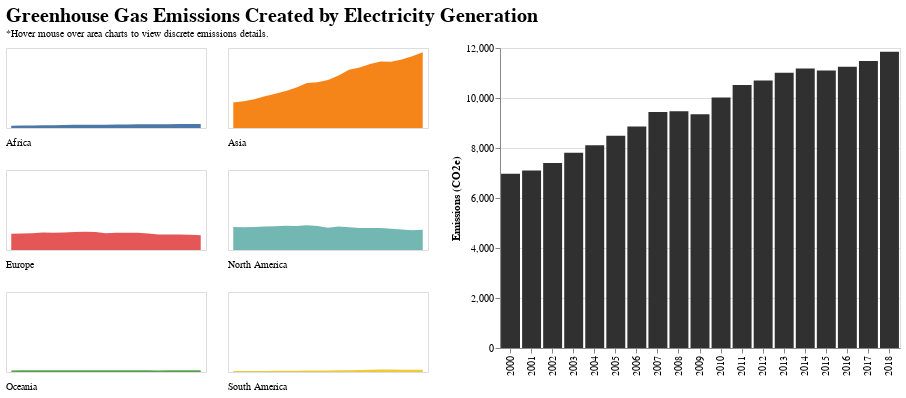

Notebook code cell kept with this figure:
### Code cell
# Create GHGs visualization

# Continent selector
selection = alt.selection_multi(fields=['Continent'], on='mouseover')

# Faceted GHGs area charts
ghg_facet = alt.Chart(ghg).mark_area(
    opacity=0.7,
).encode(
    x=alt.X('Year:N', title=None, axis=None),
    y=alt.Y('GHGs', title=None, axis=None),
    color=alt.Color('Continent:N', legend=None),
    opacity=alt.condition(selection, alt.value(1), alt.value(0.4)),
    facet=alt.Facet(
        'Continent:N',
        columns=2,
        title=None,
        header=alt.Header(labelOrient='bottom', labelAnchor='start')),
).properties(
    width=200,
    height=80,
).add_selection(selection)

# GHGs details bar chart
ghg_zoom = alt.Chart(ghg).mark_bar(color='#303030').encode(
    x=alt.X('Year:N', title=None),
    y=alt.Y('sum(GHGs):Q', title='Emissions (CO2e)'),
).properties(
    width=400,
    height=300,
).transform_filter(selection)

# Concatenating to create GHGs visualization
alt.concat(ghg_facet, ghg_zoom
).resolve_scale(color='independent',
).properties(title=alt.TitleParams(
    text='Greenhouse Gas Emissions Created by Electricity Generation',
    fontSize=20,
    subtitle='*Hover mouse over area charts to view discrete emissions details.',
    subtitleFontSize=10)
)

### Figure 1 — Vega-Lite specification as saved in the notebook (floating-point values rounded to 4 significant figures)
{"config": {"view": {"continuousWidth": 400, "continuousHeight": 300}}, "concat": [{"mark": {"type": "area", "opacity": 0.7}, "encoding": {"color": {"field": "Continent", "legend": null, "type": "nominal"}, "facet": {"columns": 2, "field": "Continent", "header": {"labelAnchor": "start", "labelOrient": "bottom"}, "title": null, "type": "nominal"}, "opacity": {"condition": {"value": 1, "selection": "selector013"}, "value": 0.4}, "x": {"axis": null, "field": "Year", "title": null, "type": "nominal"}, "y": {"axis": null, "field": "GHGs", "title": null, "type": "quantitative"}}, "height": 80, "selection": {"selector013": {"type": "multi", "fields": ["Continent"], "on": "mouseover"}}, "width": 200}, {"mark": {"type": "bar", "color": "#303030"}, "encoding": {"x": {"field": "Year", "title": null, "type": "nominal"}, "y": {"aggregate": "sum", "field": "GHGs", "title": "Emissions (CO2e)", "type": "quantitative"}}, "height": 300, "transform": [{"filter": {"selection": "selector013"}}], "width": 400}], "data": {"name": "data-200e8409a8ba2d290aa23c3f5dcd03de"}, "resolve": {"scale": {"color": "independent"}}, "title": {"text": "Greenhouse Gas Emissions Created by Electricity Generation", "fontSize": 20, "subtitle": "*Hover mouse over area charts to view discrete emissions details.", "subtitleFontSize": 10}, "$schema": "https://vega.github.io/schema/vega-lite/v4.17.0.json", "datasets": {"data-200e8409a8ba2d290aa23c3f5dcd03de": [{"Year": 2000, "Continent": "Africa", "GHGs": 236.5}, {"Year": 2001, "Continent": "Africa", "GHGs": 244.2}, {"Year": 2002, "Continent": "Africa", "GHGs": 256.6}, {"Year": 2003, "Continent": "Africa", "GHGs": 273.3}, {"Year": 2004, "Continent": "Africa", "GHGs": 287.4}, {"Year": 2005, "Continent": "Africa", "GHGs": 299.6}, {"Year": 2006, "Continent": "Africa", "GHGs": 313.2}, {"Year": 2007, "Continent": "Africa", "GHGs": 326.6}, {"Year": 2008, "Continent": "Africa", "GHGs": 329.5}, {"Year": 2009, "Continent": "Africa", "GHGs": 327.6}, {"Year": 2010, "Continent": "Africa", "GHGs": 345.9}, {"Year": 2011, "Continent": "Africa", "GHGs": 349.2}, {"Year": 2012, "Continent": "Africa", "GHGs": 362.7}, {"Year": 2013, "Continent": "Africa", "GHGs": 367.7}, {"Year": 2014, "Continent": "Africa", "GHGs": 375.4}, {"Year": 2015, "Continent": "Africa", "GHGs": 387.4}, {"Year": 2016, "Continent": "Africa", "GHGs": 387.7}, {"Year": 2017, "Continent": "Africa", "GHGs": 398.0}, {"Year": 2018, "Continent": "Africa", "GHGs": 402.0}, {"Year": 2000, "Continent": "Asia", "GHGs": 2549.0}, {"Year": 2001, "Continent": "Asia", "GHGs": 2663.0}, {"Year": 2002, "Continent": "Asia", "GHGs": 2884.0}, {"Year": 2003, "Continent": "Asia", "GHGs": 3172.0}, {"Year": 2004, "Continent": "Asia", "GHGs": 3421.0}, {"Year": 2005, "Continent": "Asia", "GHGs": 3707.0}, {"Year": 2006, "Continent": "Asia", "GHGs": 4046.0}, {"Year": 2007, "Continent": "Asia", "GHGs": 4496.0}, {"Year": 2008, "Continent": "Asia", "GHGs": 4582.0}, {"Year": 2009, "Continent": "Asia", "GHGs": 4799.0}, {"Year": 2010, "Continent": "Asia", "GHGs": 5259.0}, {"Year": 2011, "Continent": "Asia", "GHGs": 5825.0}, {"Year": 2012, "Continent": "Asia", "GHGs": 6048.0}, {"Year": 2013, "Continent": "Asia", "GHGs": 6408.0}, {"Year": 2014, "Continent": "Asia", "GHGs": 6662.0}, {"Year": 2015, "Continent": "Asia", "GHGs": 6628.0}, {"Year": 2016, "Continent": "Asia", "GHGs": 6862.0}, {"Year": 2017, "Continent": "Asia", "GHGs": 7185.0}, {"Year": 2018, "Continent": "Asia", "GHGs": 7573.0}, {"Year": 2000, "Continent": "Europe", "GHGs": 1632.0}, {"Year": 2001, "Continent": "Europe", "GHGs": 1643.0}, {"Year": 2002, "Continent": "Europe", "GHGs": 1682.0}, {"Year": 2003, "Continent": "Europe", "GHGs": 1749.0}, {"Year": 2004, "Continent": "Europe", "GHGs": 1737.0}, {"Year": 2005, "Continent": "Europe", "GHGs": 1753.0}, {"Year": 2006, "Continent": "Europe", "GHGs": 1809.0}, {"Year": 2007, "Continent": "Europe", "GHGs": 1833.0}, {"Year": 2008, "Continent": "Europe", "GHGs": 1812.0}, {"Year": 2009, "Continent": "Europe", "GHGs": 1664.0}, {"Year": 2010, "Continent": "Europe", "GHGs": 1716.0}, {"Year": 2011, "Continent": "Europe", "GHGs": 1721.0}, {"Year": 2012, "Continent": "Europe", "GHGs": 1713.0}, {"Year": 2013, "Continent": "Europe", "GHGs": 1638.0}, {"Year": 2014, "Continent": "Europe", "GHGs": 1546.0}, {"Year": 2015, "Continent": "Europe", "GHGs": 1548.0}, {"Year": 2016, "Continent": "Europe", "GHGs": 1544.0}, {"Year": 2017, "Continent": "Europe", "GHGs": 1532.0}, {"Year": 2018, "Continent": "Europe", "GHGs": 1482.0}, {"Year": 2000, "Continent": "North America", "GHGs": 2297.0}, {"Year": 2001, "Continent": "North America", "GHGs": 2278.0}, {"Year": 2002, "Continent": "North America", "GHGs": 2309.0}, {"Year": 2003, "Continent": "North America", "GHGs": 2345.0}, {"Year": 2004, "Continent": "North America", "GHGs": 2374.0}, {"Year": 2005, "Continent": "North America", "GHGs": 2434.0}, {"Year": 2006, "Continent": "North America", "GHGs": 2395.0}, {"Year": 2007, "Continent": "North America", "GHGs": 2470.0}, {"Year": 2008, "Continent": "North America", "GHGs": 2410.0}, {"Year": 2009, "Continent": "North America", "GHGs": 2232.0}, {"Year": 2010, "Continent": "North America", "GHGs": 2345.0}, {"Year": 2011, "Continent": "North America", "GHGs": 2276.0}, {"Year": 2012, "Continent": "North America", "GHGs": 2199.0}, {"Year": 2013, "Continent": "North America", "GHGs": 2200.0}, {"Year": 2014, "Continent": "North America", "GHGs": 2198.0}, {"Year": 2015, "Continent": "North America", "GHGs": 2120.0}, {"Year": 2016, "Continent": "North America", "GHGs": 2052.0}, {"Year": 2017, "Continent": "North America", "GHGs": 1976.0}, {"Year": 2018, "Continent": "North America", "GHGs": 2016.0}, {"Year": 2000, "Continent": "Oceania", "GHGs": 155.7}, {"Year": 2001, "Continent": "Oceania", "GHGs": 166.4}, {"Year": 2002, "Continent": "Oceania", "GHGs": 165.5}, {"Year": 2003, "Continent": "Oceania", "GHGs": 165.4}, {"Year": 2004, "Continent": "Oceania", "GHGs": 172.2}, {"Year": 2005, "Continent": "Oceania", "GHGs": 169.8}, {"Year": 2006, "Continent": "Oceania", "GHGs": 171.1}, {"Year": 2007, "Continent": "Oceania", "GHGs": 176.3}, {"Year": 2008, "Continent": "Oceania", "GHGs": 177.4}, {"Year": 2009, "Continent": "Oceania", "GHGs": 178.2}, {"Year": 2010, "Continent": "Oceania", "GHGs": 177.2}, {"Year": 2011, "Continent": "Oceania", "GHGs": 172.8}, {"Year": 2012, "Continent": "Oceania", "GHGs": 171.1}, {"Year": 2013, "Continent": "Oceania", "GHGs": 163.3}, {"Year": 2014, "Continent": "Oceania", "GHGs": 159.2}, {"Year": 2015, "Continent": "Oceania", "GHGs": 165.1}, {"Year": 2016, "Continent": "Oceania", "GHGs": 165.8}, {"Year": 2017, "Continent": "Oceania", "GHGs": 163.8}, {"Year": 2018, "Continent": "Oceania", "GHGs": 163.2}, {"Year": 2000, "Continent": "South America", "GHGs": 100.2}, {"Year": 2001, "Continent": "South America", "GHGs": 102.8}, {"Year": 2002, "Continent": "South America", "GHGs": 99.95}, {"Year": 2003, "Continent": "South America", "GHGs": 106.0}, {"Year": 2004, "Continent": "South America", "GHGs": 121.2}, {"Year": 2005, "Continent": "South America", "GHGs": 121.2}, {"Year": 2006, "Continent": "South America", "GHGs": 128.2}, {"Year": 2007, "Continent": "South America", "GHGs": 141.3}, {"Year": 2008, "Continent": "South America", "GHGs": 156.9}, {"Year": 2009, "Continent": "South America", "GHGs": 149.7}, {"Year": 2010, "Continent": "South America", "GHGs": 174.9}, {"Year": 2011, "Continent": "South America", "GHGs": 174.6}, {"Year": 2012, "Continent": "South America", "GHGs": 202.2}, {"Year": 2013, "Continent": "South America", "GHGs": 231.1}, {"Year": 2014, "Continent": "South America", "GHGs": 243.7}, {"Year": 2015, "Continent": "South America", "GHGs": 254.3}, {"Year": 2016, "Continent": "South America", "GHGs": 235.1}, {"Year": 2017, "Continent": "South America", "GHGs": 226.7}, {"Year": 2018, "Continent": "South America", "GHGs": 218.0}]}}
